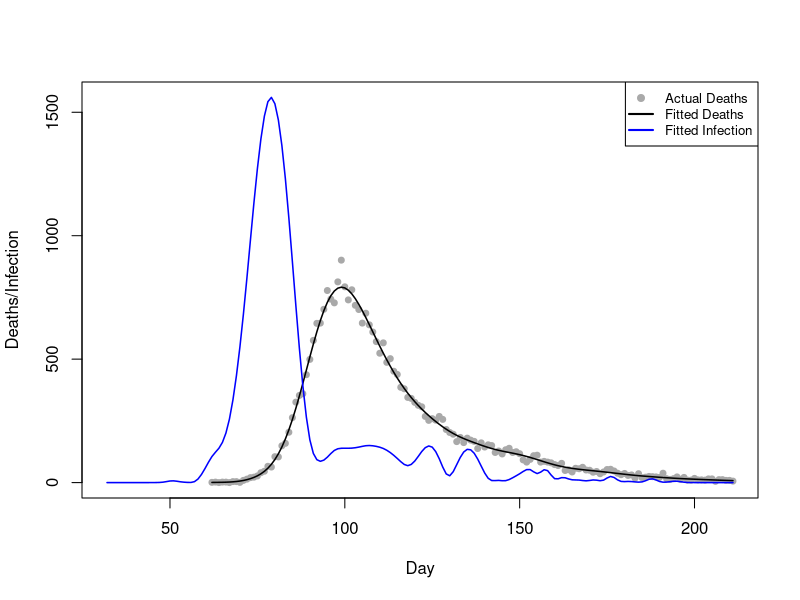
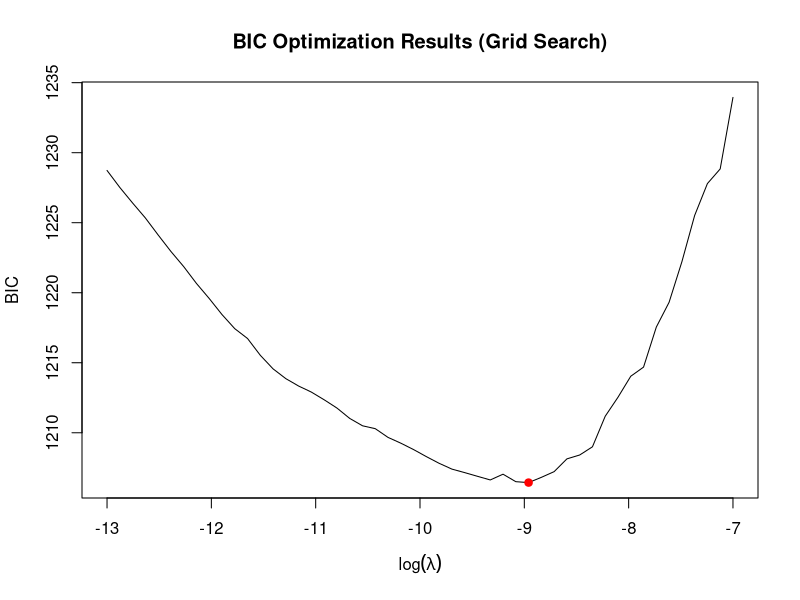
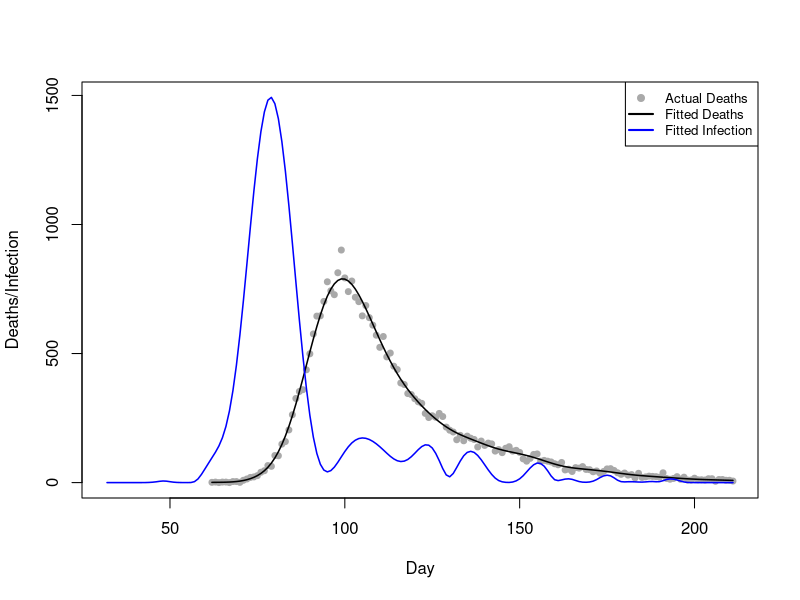

R code for these plots, in order:
# Team Members: 
# 1. Shivasharini Govindasamy (Sharuuu27) - S2766392
# 2. Yu-Hsuan Hung (YuHsuan07) - S2793274
# 3. Yasuhiro Hara (hiroh-git) - S2826059

# Team Contributions:
# Shivasharini -  
# Yu-Hsuan -  
# Yasuhiro- 

# Github repo link:
#

## OVERVIEW: 


## CODE STRUCTURE:
# 1. 
# 2. 
# 3. 
# 4. 
# 5. 
# 6. 

library(splines)
#setwd("file")
data <- read.table("engcov.txt",header = TRUE)
data$date <- as.Date(data$date, format = "%d/%m/%y")


## Question1

matrixes <- function(data, k = 80){
# define a function to compute X_tilde, X and S 
  n <- nrow(data) # number of observation days, n
  t1 <- data$julian[1] - 30  # earliest infection day, setting as t1-30
  tn <- data$julian[n]       # latest infection day
  t_coverage <- t1:tn        # the scope of infection days
  # k-2 knots cover the scope of infection days
  unit <- (tn-t1)/(k-2-1) 
  knot <- seq(t1-unit*3, tn+unit*3,length.out=(k+4))
  # adding 6 points beyond the original k+2 knots, ensuring a total of k+4 knots
  x_tilde <- splineDesign(knots=knot,x=t_coverage,ord=4,outer.ok=TRUE)
  # design matrix, X_tilde, for the B-splines defined by knots at the values 
  # in the scope of infection days
  s <- crossprod(diff(diag(k), diff=2)) 
  # smoothing penalty matrix S
  x <- matrix(0, nrow = n, ncol = k)
  # initialise the death model matrix X
  d <- 1:k # the range of days from infection to death.
  edur <- 3.151 # mean parameter for the log-normal distribution.
  sdur <- 0.469 # standard deviation parameter for the log-normal distribution
  pd <- dlnorm(d, edur, sdur) # probability density
  pd <- pd / sum(pd) # normalize probabilities pd
  for (i in 1:n) {
    j_max <- min(29 + i, 80) 
    # determine the maximum interval j_max for the convolution limit.
    for (j in 1:j_max) {
      y <- 30+i-j 
      x[i,] <- x[i,]+x_tilde[y,]*pd[j]
      # X_{i,k}=\sum_{j=1}^{min(29+i,80)}\tilde{X}_{(30+i-j),k}\times \pi_{j}
    }
  }
  list(X_tilde = x_tilde, X = x, S = s) # return the three computed matrices
}

# extract x_tilde, x, and s 
m <- matrixes(data)
x_tilde <- m$X_tilde
x <- m$X
s <- m$S
y <- data$deaths


## Question2

pnll <- function(gamma,x,y,s,lambda){
# define the penalised negative log likelihood (pnll) function
  beta <- exp(gamma) # beta = exp(gamma), ensuring positive f
  mu <- x %*% beta   # mu = X %*% beta
  ll <- y*log(mu)-mu-lgamma(y+1) # log-likelihood
  p <- lambda*(t(beta)%*%s%*%beta)/2 # penalty
  -sum(ll) + p # return pnll= -sum(ll) + p
}

gpnll <- function(gamma,x,y,s,lambda){
# Define the gradient of pnll
  beta <- exp(gamma) # beta = exp(gamma), ensuring positive f
  mu <- as.vector(x %*% beta) # mu = X %*% beta
  z <- y/mu-1 # z = y/mu - 1
  dll <- as.vector(t(x) %*% z) * beta # d(sum l_i)/d(gamma)
  dp <- lambda * beta * as.vector(s %*% beta)# d(p)/d(gamma)
  -dll+dp # return total gradient:-[d(sum l_i)/d(gamma)]+[d(p)/d(gamma)]
}

#check 
k <- 80
fd <- gamma0 <- rep(log(1e-3),k) # set gamma0 for testing
lambda0 <- 5e-5 # set test lambda value.
pnll0 <- pnll(gamma0,lambda0,x=x,y=y,s=s) # pnll at gamma0 and lambda0
eps <- 1e-7 # finite difference interval 
for (i in seq_along(gamma0)) { # loop over gamma0
  gamma1 <- gamma0
  gamma1[i] <- gamma1[i] + eps  # increase gamma1[i] by eps         
  pnll1 <- pnll(gamma1, lambda0, x = x, y = y, s = s) # compute resulting pnll
  fd[i] <- (pnll1 - pnll0) / eps   # approximate -dl/dgamma[i]      
}
head(fd);head(gpnll(gamma0,lambda0,x=x,y=y,s=s)) 
# the result indicating that gpnll is coded correctly


## Question3
fit <- optim(par=gamma0,fn=pnll,gr=gpnll,
             lambda=5e-5,x=x,y=y,s=s,
             method="BFGS") #, hessian=TRUE
# Use optim function with BFGS method to optimise
gamma_h <- fit$par       # Get the fitted optimal parameters gamma_h
beta_h <- exp(gamma_h)   # Calculate the fitted B-spline coefficients beta_h
mu_h <- x %*% beta_h     # Calculate the fitted expected deaths mu_h
f_h<- x_tilde %*% beta_h # Calculate the fitted new infection curve f_h

# Set parameters
n <- nrow(data)
t1 <- data$julian[1] - 30
tn <- data$julian[n]
t_coverage <- t1:tn

# Plot actual deaths data (gray dots)
plot(data$julian, y, type="p", pch=19, col="darkgray", cex=.8,
     xlab="Day", ylab="Deaths/Infection", 
     xlim=c(t1,tn), ylim=range(c(f_h, data$deaths)))
# Plot fitted deaths data (black line)
lines(data$julian, mu_h, col="black", lwd=1.5)
# Plot fitted infection data (blue line)
lines(t_coverage, f_h, type="l", col="blue", lwd=1.5)
# Plot legend
legend("topright", 
       legend=c("Actual Deaths", "Fitted Deaths", "Fitted Infection"), 
       col=c("darkgray", "black", "blue"),
       pch=c(19, NA, NA), lty=c(NA, 1, 1), lwd=2, cex=.8)


## Question4

# Defining the grid
lsp <- seq(-13, -7, length=50)
lambdas <- exp(lsp)
#n <- length(y) # number of observation
#k <- nrow(data) # number of parameters: 80

BIC <- EDF <- rep(0, length(lsp))

# Initial parameter（from Step 3）
gamma_start <- gamma_h

# Grid search
for (i in 1:length(lambdas)) {
  lambda_i <- lambdas[i]
  
  ## 1. Fit model
  fit <- optim(par=gamma_start, fn=pnll, gr=gpnll,
               lambda=lambda_i, x=x, y=y, s=s,
               method="BFGS") #, hessian=TRUE
  
  gamma_h <- fit$par
  beta_h <- exp(gamma_h)
  mu_h <- as.vector(x %*% beta_h) # fitted expected deaths mu_h (μ̂_i)
  
  ## 2. Calculate EDF
  W <- diag(y/(mu_h^2))
  
  # H_0 = X^T W X + 0*S = X^T W X
  XWX <- t(x) %*% W %*% x
  
  # H_lambda = X^T W X + lambda S
  H_lambda <- XWX + lambda_i*s
  
  # (H_lambda)^(-1) %*% H_0
  H_inv_H0 <- solve(H_lambda, XWX)
  
  # trace(A) = sum(diag(A))
  EDF[i] <- sum(diag(H_inv_H0))
  
  ## 3. Calculate l(beta_h)
  # P = lambda * beta_h^T S * beta_h / 2
  P <- lambda_i*(t(beta_h) %*% s %*% beta_h)/2
  # ll = -nll = -pnll + P
  ll <- -fit$value + P
  
  ## 4. BIC = -2l(beta_h) + log(n)*EDF
  BIC[i] <- -2*ll + log(n)*EDF[i]
}

## 5. Find optimal λ
i_opt <- which.min(BIC)      # index where BIC is minimum
lambda_opt <- lambdas[i_opt] # optimal lambda!
lsp_opt <- lsp[i_opt]        # optimal log(lambda)
EDF_opt <- EDF[i_opt]        # EDF at minimum BIC
BIC_min <- BIC[i_opt]        # minimum BIC

# Visualise the results
plot(lsp, BIC, type="l", 
     xlab=expression(log(lambda)), ylab="BIC", 
     main="BIC Optimization Results (Grid Search)")
points(lsp_opt, BIC_min, col="red", pch=19)

# Print the results
cat("--- Optimal Lambda Selection ---\n")
cat("Optimal log(lambda):", lsp_opt, "\n")
cat("Optimal lambda:", lambda_opt, "\n")
cat("Minimum BIC:", BIC_min, "\n")
cat("EDF at minimum BIC:", EDF_opt)

# Fit model with optimal lambda
fit_opt <- optim(par=gamma_start, fn=pnll, gr=gpnll,
                 lambda=lambda_opt, x=x, y=y, s=s,
                 method="BFGS") #, hessian=TRUE
# Use optim function with BFGS method to optimise
gamma_h_opt <- fit_opt$par       # Get the fitted optimal parameters gamma_h
beta_h_opt <- exp(gamma_h_opt)   # Calculate the fitted B-spline coefficients beta_h
mu_h_opt <- x %*% beta_h_opt     # Calculate the fitted expected deaths mu_h
f_h_opt <- x_tilde %*% beta_h_opt # Calculate the fitted new infection curve f_h

# Plot with optimal parameters
# Plot actual deaths data (gray dots)
plot(data$julian, y, type="p", pch=19, col="darkgray", cex=.8,
     xlab="Day", ylab="Deaths/Infection", 
     xlim=c(t1,tn), ylim=range(c(f_h_opt, data$deaths)))
# Plot fitted deaths data (black line)
lines(data$julian, mu_h_opt, col="black", lwd=1.5)
# Plot fitted infection data (blue line)
lines(t_coverage, f_h_opt, type="l", col="blue", lwd=1.5)
# Plot legend
legend("topright", 
       legend=c("Actual Deaths", "Fitted Deaths", "Fitted Infection"), 
       col=c("darkgray", "black", "blue"), 
       pch=c(19, NA, NA), lty=c(NA, 1, 1), lwd=2, cex=.8)


# Question 5
